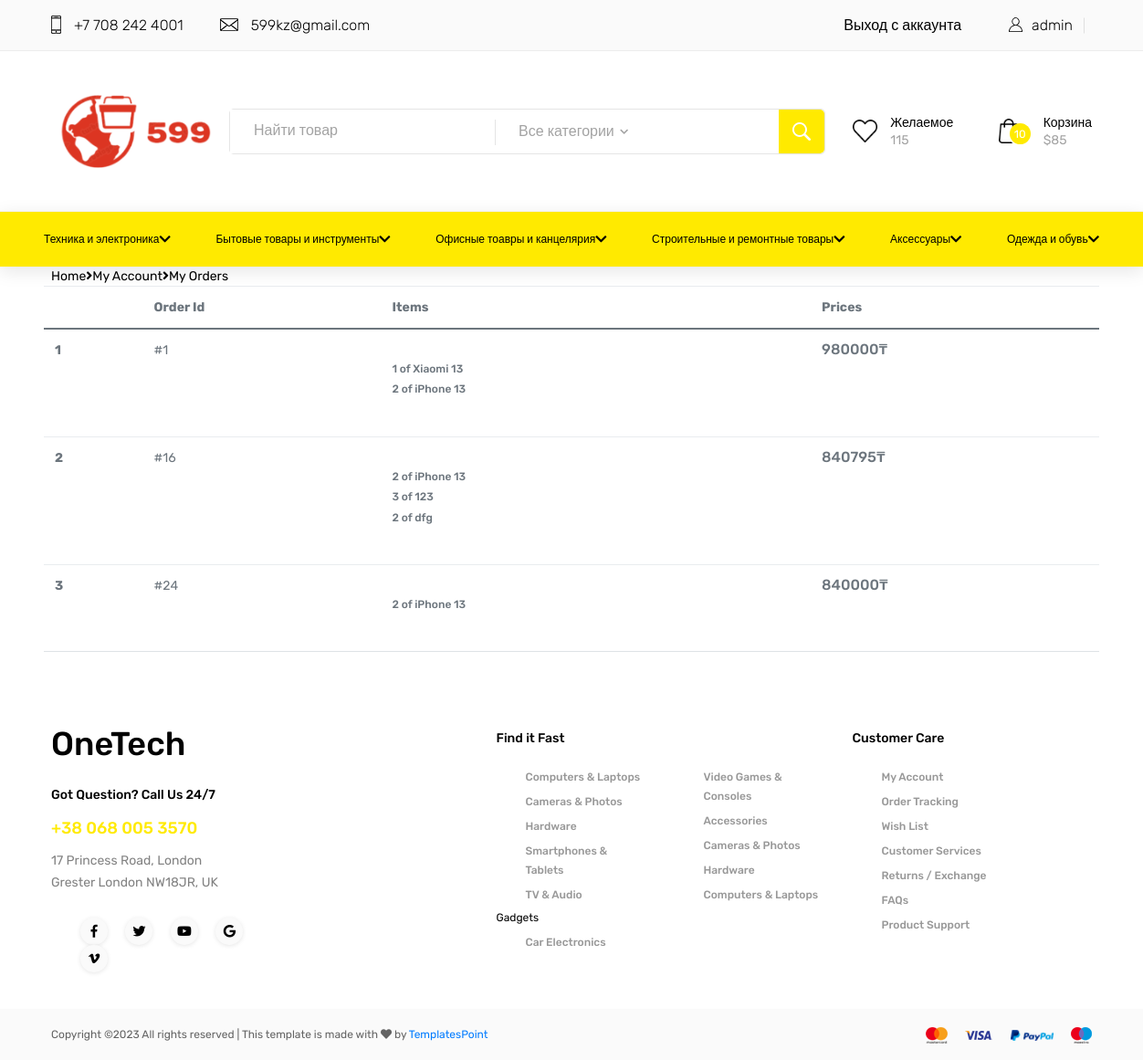
Screenshot of /orders/ (signed in) with the database file from the repository.
### core/models.py (models this page shows, shortened)
class Order(models.Model):
    session_id = models.CharField(max_length=100, null=True)
    id = models.AutoField(primary_key=True)
    user = models.ForeignKey(settings.AUTH_USER_MODEL, on_delete=models.CASCADE, null=True)
    items = models.ManyToManyField(OrderItem)
    start_date = models.DateTimeField(auto_now_add=True)
    ordered_date = models.DateTimeField(null=True)
    payment = models.BooleanField(default=False)
    being_delivered = models.BooleanField(default=False)
    received = models.BooleanField(default=False)
    refund_requested = models.BooleanField(default=False)
    refund_granted = models.BooleanField(default=False)
    v_obrabotke = models.BooleanField(default=False)
    def get_total(self):
        total = 0
        for order_item in self.items.all():
            total += order_item.get_final_price()
        return int(total)

class OrderItem(models.Model):
    session_id = models.CharField(max_length=100, null=True)
    user = models.ForeignKey(settings.AUTH_USER_MODEL,
                             on_delete=models.CASCADE, null=True)
    ordered = models.BooleanField(default=False)
    item = models.ForeignKey(Item, on_delete=models.CASCADE)
    quantity = models.IntegerField(default=1)
    def __str__(self):
        return f"{self.quantity} of {self.item.title}"
    def get_total_item_price(self):
        return int(self.quantity * self.item.price)
    def get_final_price(self):
        return self.get_total_item_price()

class Item(models.Model):
    title = models.CharField(max_length=100)
    price = models.FloatField(null=True)
    category = models.ForeignKey(Category, on_delete=models.CASCADE)
    subcategory = models.ForeignKey(SubCategory, on_delete=models.CASCADE, null=True, blank=True)
    slug = models.SlugField(null=True)
    description = models.TextField(null=True)
    image = models.ImageField(null=True)
    top_rated = models.BooleanField(default=False)

### core/views.py (the view)
# urls.py: path('orders/', orders, name='orders'),
@login_required
def orders(request):
    categories = Category.objects.all()
    orders = Order.objects.filter(user=request.user, payment=True)
    return render(request, 'orders.html', {'user': request.user, 'orders': orders,'categories': categories,})

### templates/orders.html (shortened to what this page needs)
<!DOCTYPE html>
<html lang="en">
{% load static %}
<head>
    <link href="https://cdnjs.cloudflare.com/ajax/libs/font-awesome/5.10.0/css/all.min.css" rel="stylesheet">
    <link href="https://cdn.jsdelivr.net/npm/bootstrap@5.0.2/dist/css/bootstrap.min.css" rel="stylesheet">
    <link href="{% static 'css/style4.css'%}" rel="stylesheet">
    <link rel="stylesheet" href="{% static 'css/newstyle.css' %}">
    <link rel="stylesheet" id="electro-style-css" href="https://electro.madrasthemes.com/wp-content/themes/electro/style.min.css?ver=3.3.0" type="text/css" media="all">
</head>
<body>
    {% include "navbar.html" %}
    <div id="content" class="site-content" tabindex="-1">
        <div class="container">
        <nav class="woocommerce-breadcrumb"><a style="color: black" href="/">Home</a><span class="delimiter"><i class="fa fa-angle-right"></i></span><a style="color: black" href="{% url 'core:profile' %}">My Account</a><span class="delimiter"><i class="fa fa-angle-right"></i></span><a style="color: black" href="{% url 'core:orders' %}">My Orders</a></nav>
        </div>
    <div class="container-fluid">
        <div class="row px-xl-5">
            <div class="col-lg-12 col-md-12 col-12">
                <div class="row pb-3">
                    <table class="table">
                        <thead>
                        <tr>
                            <th scope="col"></th>
                            <th scope="col">Order Id</th>
                            <th scope="col">Items</th>
                            <th scope="col">Prices</th>
                        </tr>
                        </thead>
                        {% for order in orders %}
                        <tr style="width: 100%">
                            <th scope="row">{{ forloop.counter }}</th>
                            <td>
                                <a>#{{ order.id }}</a>
                            </td>
                            <td>
                                <div class="py-4" style="word-break: break-word; ">
                                    {% for item in order.items.all %}
                                    <p class="h6" style=" width: 120px;font-size: 12px; word-break: break-word;">{{ item }}</p>
                                    {% endfor %}
                                </div>
                            </td>
                            <td>
                                <div>
                                    <h6>{{ order.get_total }}₸</h6>
                                </div>
                            </td>
                        </tr>
                        {% endfor %}
                    </table>
                </div>
            </div>
        </div>
    </div>
</body>
{% include "footer.html" %}

### templates/navbar.html (shortened to what this page needs)
{% load static %}
<head>
<link rel="stylesheet" type="text/css" href="{% static 'styles/bootstrap4/bootstrap.min.css' %}">
<link href="https://cdnjs.cloudflare.com/ajax/libs/font-awesome/5.10.0/css/all.min.css" rel="stylesheet">
<link href="{% static 'plugins/fontawesome-free-5.0.1/css/fontawesome-all.css' %}" rel="stylesheet" type="text/css">
<link rel="stylesheet" type="text/css" href="{% static 'plugins/OwlCarousel2-2.2.1/owl.carousel.css' %}">
<link rel="stylesheet" type="text/css" href="{% static 'plugins/OwlCarousel2-2.2.1/owl.theme.default.css' %}">
<link rel="stylesheet" type="text/css" href="{% static 'plugins/OwlCarousel2-2.2.1/animate.css' %}">
<link rel="stylesheet" type="text/css" href="{% static 'plugins/slick-1.8.0/slick.css'%}">
<link rel="stylesheet" type="text/css" href="{% static 'styles/main_styles.css' %}">
<link rel="stylesheet" type="text/css" href="{% static 'styles/responsive.css' %}">
</head>
<header class="header">
		<div class="top_bar">
			<div class="container">
				<div class="row">
					<div class="col d-flex flex-row">
						<div class="top_bar_contact_item"><div class="top_bar_icon"><img src="{% static 'img/phone.png'%}" alt=""></div>+7 708 242 4001</div>
						<div class="top_bar_contact_item"><div class="top_bar_icon"><img src="{% static 'img/mail.png' %}" alt=""></div><a href=""><span class="__cf_email__" >599kz@gmail.com</span></a></div>
						<div class="top_bar_content ml-auto">
							<div class="top_bar_menu">
								<ul class="standard_dropdown top_bar_dropdown">
									<li>
                                        <a href="{% url 'account_logout' %}">Выход с аккаунта</a>
									</li>
								</ul>
							</div>
                            {% if request.user.is_authenticated %}
                                <div class="top_bar_user">
								<div class="user_icon"><a href="{% url 'core:profile' %}"><img src="{% static 'img/user.svg' %}" alt=""></a></div>
								<div><a href="{% url 'core:profile' %}">{{ user.username }}</a></div>
							</div>
                            {% else %}
							<div class="top_bar_user">
								<div class="user_icon"><a><img src="{% static 'img/user.svg' %}" alt=""></a></div>
								<div><a href="{% url 'account_login' %}">Войти </a> <a>/</a> <a href="{% url 'account_signup' %}">Зарегистрироваться</a></div>
							</div>
                            {% endif %}
						</div>
					</div>
				</div>
			</div>
		</div>
		<div class="header_main d-none d-lg-block">
			<div class="container">
				<div class="row">
					<div class="col-lg-2 col-sm-3 col-3 order-1">
						<div class="logo_container">
							<div class="logo"><a href="{% url 'core:home' %}"><img src="{% static 'img/1.png'%}" alt="" width="130%"></a></div>
						</div>
					</div>
					<div class="col-lg-7 col-12 order-lg-2 order-3 text-lg-left text-right">
						<div class="header_search">
							<div class="header_search_content">
								<div class="header_search_form_container">
									<form action="POST" class="header_search_form clearfix">
										<input type="search" required="required" class="header_search_input" style="width: 290px;" placeholder="Найти товар">
										<div class="custom_dropdown">
											<div class="custom_dropdown_list" style="width: 350px">
												<span class="custom_dropdown_placeholder clc">Все категории</span>
                                                <i class="fas fa-chevron-down"></i>
											</div>
										</div>
										<button type="submit" class="header_search_button trans_300" value="Submit"><img src="{% static 'img/search.png' %}" alt=""></button>
									</form>
								</div>
							</div>
						</div>
					</div>
					<div class="col-lg-3 col-9 order-lg-3 order-2 text-lg-left text-right">
						<div class="wishlist_cart d-flex flex-row align-items-center justify-content-end">
							<div class="wishlist d-flex flex-row align-items-center justify-content-end">
								<div class="wishlist_icon"><img src="{% static 'img/heart.png' %}" alt=""></div>
								<div class="wishlist_content">
									<div class="wishlist_text"><a style="font-size: 100%" href="#">Желаемое</a></div>
									<div class="wishlist_count">115</div>
								</div>
							</div>
							<div class="cart">
								<div class="cart_container d-flex flex-row align-items-center justify-content-end">
									<div class="cart_icon">
										<a href="{% url 'core:order-summary' %}"><img src="{% static 'img/cart.png' %}" alt=""></a>
										<div class="cart_count"><span>10</span></div>
									</div>
									<div class="cart_content">
										<div class="cart_text"><a style="font-size: 100%" href="{% url 'core:order-summary' %}">Корзина</a></div>
										<div class="cart_price">$85</div>
									</div>
								</div>
							</div>
						</div>
					</div>
				</div>
			</div>
		</div>
		<nav class="main_nav px-xl-5 px-lg-3 d-none d-lg-block" style="background: #FFEA00">
			<div class=" w-100 m-0 p-0 justify-content-around">
				<div class="row w-100 m-0 p-0 justify-content-around">
					<div class="col w-100 m-0 p-0">
						<div class="main_nav_content w-100 m-0 p-0 d-flex justify-content-between" style="background: #FFEA00">
							<div class="cat_menu_container d-none d-lg-block d-md-block d-xl-block m-0 p-0">
								<div class="cat_menu_title d-flex flex-row align-items-center justify-content-start">
									<div class="cat_menu_text">Техника и электроника</div>
                                    <i class="fas fa-chevron-down"></i>
								</div>
							</div>
                            <div class="cat_menu_container d-none d-lg-block d-md-block d-xl-block m-0 p-0">
								<div class="cat_menu_title d-flex flex-row align-items-center justify-content-start">
									<div class="cat_menu_text">Бытовые товары и инструменты</div>
                                    <i class="fas fa-chevron-down"></i>
								</div>
							</div>
                            <div class="cat_menu_container d-none d-lg-block d-md-block d-xl-block m-0 p-0">
								<div class="cat_menu_title d-flex flex-row align-items-center justify-content-start">
									<div class="cat_menu_text">Офисные тоавры и канцелярия</div>
                                    <i class="fas fa-chevron-down"></i>
								</div>
							</div>
                            <div class="cat_menu_container d-none d-lg-block d-md-block d-xl-block m-0 p-0">
								<div class="cat_menu_title d-flex flex-row align-items-center justify-content-start">
									<div class="cat_menu_text">Строительные и ремонтные товары</div>
                                    <i class="fas fa-chevron-down"></i>
								</div>
							</div>
                            <div class="cat_menu_container d-none d-lg-block d-md-block d-xl-block m-0 p-0">
								<div class="cat_menu_title d-flex flex-row align-items-center justify-content-start">
									<div class="cat_menu_text">Аксессуары</div>
                                    <i class="fas fa-chevron-down"></i>
								</div>
							</div>
                            <div class="cat_menu_container d-none d-lg-block d-md-block d-xl-block m-0 p-0">
								<div class="cat_menu_title d-flex flex-row align-items-center justify-content-start">
									<div class="cat_menu_text">Одежда и обувь</div>
                                    <i class="fas fa-chevron-down"></i>
								</div>
							</div>
						</div>
					</div>
				</div>
			</div>
		</nav>
	</header>

### static_in_env/css/newstyle.css (style rules this page uses)
body { margin: 0; padding: 0; }

### rows the page displays
Order: id "1", get_total "980000"
OrderItem: quantity+item "1 of Xiaomi 13"
OrderItem: quantity+item "2 of iPhone 13"
Order: id "16", get_total "840795"
OrderItem: quantity+item "3 of 123"
OrderItem: quantity+item "2 of dfg"
Order: id "24", get_total "840000"

### other values shown
{{ user.username }} "admin"
